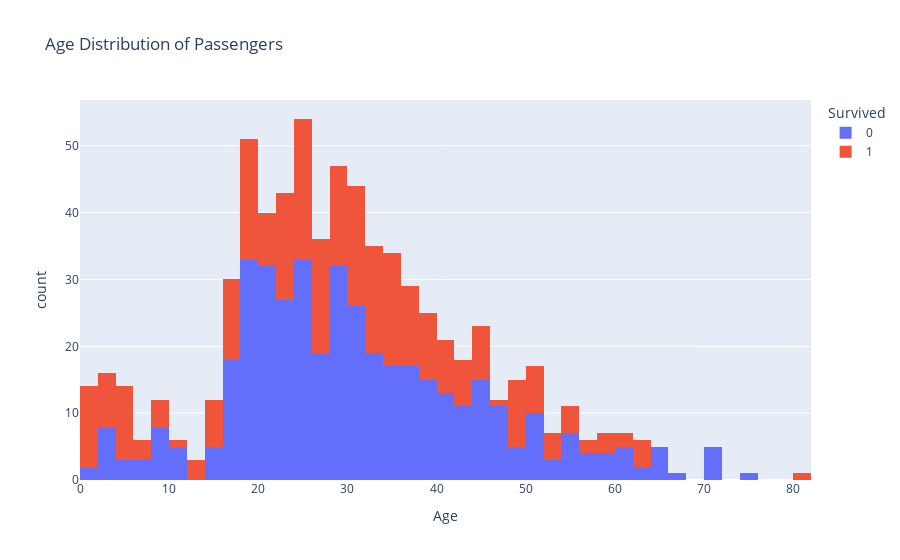

This figure's notebook cell:
### Code cell
fig = px.histogram(df, x="Age", color="Survived", title="Age Distribution of Passengers")
fig.show()

### Figure 1 — Plotly figure (JSON) as saved in the notebook; plotly's stock layout.template omitted (floating-point values rounded to 4 significant figures; data arrays with more than 128 entries replaced by an {"elided": "..."} marker saying what was removed)
{"data": [{"alignmentgroup": "True", "bingroup": "x", "hovertemplate": "Survived=0<br>Age=%{x}<br>count=%{y}<extra></extra>", "legendgroup": "0", "marker": {"color": "#636efa", "pattern": {"shape": ""}}, "name": "0", "offsetgroup": "0", "orientation": "v", "showlegend": true, "type": "histogram", "x": {"elided": "549 float values"}, "xaxis": "x", "yaxis": "y"}, {"alignmentgroup": "True", "bingroup": "x", "hovertemplate": "Survived=1<br>Age=%{x}<br>count=%{y}<extra></extra>", "legendgroup": "1", "marker": {"color": "#EF553B", "pattern": {"shape": ""}}, "name": "1", "offsetgroup": "1", "orientation": "v", "showlegend": true, "type": "histogram", "x": {"elided": "342 float values"}, "xaxis": "x", "yaxis": "y"}], "layout": {"barmode": "relative", "legend": {"title": {"text": "Survived"}, "tracegroupgap": 0}, "title": {"text": "Age Distribution of Passengers"}, "xaxis": {"anchor": "y", "domain": [0, 1], "title": {"text": "Age"}}, "yaxis": {"anchor": "x", "domain": [0, 1], "title": {"text": "count"}}}}
